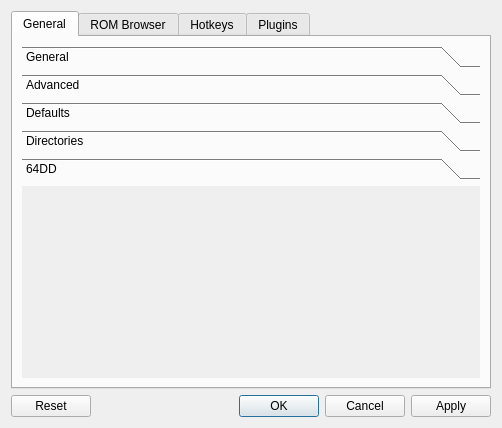
<?xml version="1.0" encoding="UTF-8"?>
<ui version="4.0">
 <class>Dialog</class>
 <widget class="QDialog" name="Dialog">
  <property name="geometry">
   <rect>
    <x>0</x>
    <y>0</y>
    <width>502</width>
    <height>428</height>
   </rect>
  </property>
  <property name="windowTitle">
   <string>Dialog</string>
  </property>
  <layout class="QVBoxLayout" name="verticalLayout">
   <item>
    <widget class="QTabWidget" name="tabWidget">
     <property name="currentIndex">
      <number>0</number>
     </property>
     <widget class="QWidget" name="general">
      <attribute name="title">
       <string>General</string>
      </attribute>
      <layout class="QVBoxLayout" name="verticalLayout_2">
       <item>
        <widget class="QToolBox" name="toolBox">
         <property name="currentIndex">
          <number>4</number>
         </property>
         <widget class="QWidget" name="general">
          <property name="geometry">
           <rect>
            <x>0</x>
            <y>0</y>
            <width>462</width>
            <height>272</height>
           </rect>
          </property>
          <attribute name="label">
           <string>General</string>
          </attribute>
          <layout class="QVBoxLayout" name="verticalLayout_3">
           <item>
            <layout class="QFormLayout" name="formLayout_2">
             <item row="0" column="0">
              <widget class="QCheckBox" name="checkBox_6">
               <property name="text">
                <string>Pause emulation when window is not active</string>
               </property>
              </widget>
             </item>
             <item row="1" column="0">
              <widget class="QCheckBox" name="checkBox_7">
               <property name="text">
                <string>Enter fullscreen mode when loading a ROM</string>
               </property>
              </widget>
             </item>
             <item row="2" column="0">
              <widget class="QCheckBox" name="checkBox_8">
               <property name="text">
                <string>Disable screensaver when running a ROM</string>
               </property>
              </widget>
             </item>
             <item row="3" column="0">
              <widget class="QCheckBox" name="checkBox_9">
               <property name="text">
                <string>Enable Discord Rich Presence</string>
               </property>
              </widget>
             </item>
             <item row="4" column="0">
              <widget class="QCheckBox" name="checkBox_10">
               <property name="text">
                <string>Hide advanced settings</string>
               </property>
              </widget>
             </item>
             <item row="5" column="0">
              <spacer name="horizontalSpacer_2">
               <property name="orientation">
                <enum>Qt::Orientation::Horizontal</enum>
               </property>
               <property name="sizeHint" stdset="0">
                <size>
                 <width>40</width>
                 <height>20</height>
                </size>
               </property>
              </spacer>
             </item>
             <item row="6" column="0">
              <widget class="QLabel" name="label_3">
               <property name="text">
                <string>Max # of ROMs remembered (0-10):</string>
               </property>
              </widget>
             </item>
             <item row="7" column="0">
              <widget class="QLabel" name="label_4">
               <property name="text">
                <string>Max # of ROM dirs remembered (0-10):</string>
               </property>
              </widget>
             </item>
             <item row="7" column="1">
              <widget class="QLineEdit" name="lineEdit_3"/>
             </item>
             <item row="6" column="1">
              <widget class="QLineEdit" name="lineEdit_4"/>
             </item>
            </layout>
           </item>
          </layout>
         </widget>
         <widget class="QWidget" name="advanced">
          <property name="geometry">
           <rect>
            <x>0</x>
            <y>0</y>
            <width>462</width>
            <height>242</height>
           </rect>
          </property>
          <attribute name="label">
           <string>Advanced</string>
          </attribute>
         </widget>
         <widget class="QWidget" name="defaults">
          <attribute name="label">
           <string>Defaults</string>
          </attribute>
         </widget>
         <widget class="QWidget" name="directories">
          <attribute name="label">
           <string>Directories</string>
          </attribute>
         </widget>
         <widget class="QWidget" name="sfdd">
          <attribute name="label">
           <string>64DD</string>
          </attribute>
         </widget>
        </widget>
       </item>
      </layout>
     </widget>
     <widget class="QWidget" name="rom_browser">
      <attribute name="title">
       <string>ROM Browser</string>
      </attribute>
     </widget>
     <widget class="QWidget" name="hotkeys">
      <attribute name="title">
       <string>Hotkeys</string>
      </attribute>
     </widget>
     <widget class="QWidget" name="plugins">
      <attribute name="title">
       <string>Plugins</string>
      </attribute>
     </widget>
    </widget>
   </item>
   <item>
    <widget class="QDialogButtonBox" name="buttonBox">
     <property name="orientation">
      <enum>Qt::Orientation::Horizontal</enum>
     </property>
     <property name="standardButtons">
      <set>QDialogButtonBox::StandardButton::Apply|QDialogButtonBox::StandardButton::Cancel|QDialogButtonBox::StandardButton::Ok|QDialogButtonBox::StandardButton::Reset</set>
     </property>
    </widget>
   </item>
  </layout>
 </widget>
 <resources/>
 <connections>
  <connection>
   <sender>buttonBox</sender>
   <signal>rejected()</signal>
   <receiver>Dialog</receiver>
   <slot>reject()</slot>
   <hints>
    <hint type="sourcelabel">
     <x>316</x>
     <y>260</y>
    </hint>
    <hint type="destinationlabel">
     <x>286</x>
     <y>274</y>
    </hint>
   </hints>
  </connection>
  <connection>
   <sender>buttonBox</sender>
   <signal>accepted()</signal>
   <receiver>Dialog</receiver>
   <slot>accept()</slot>
   <hints>
    <hint type="sourcelabel">
     <x>248</x>
     <y>254</y>
    </hint>
    <hint type="destinationlabel">
     <x>157</x>
     <y>274</y>
    </hint>
   </hints>
  </connection>
 </connections>
</ui>
